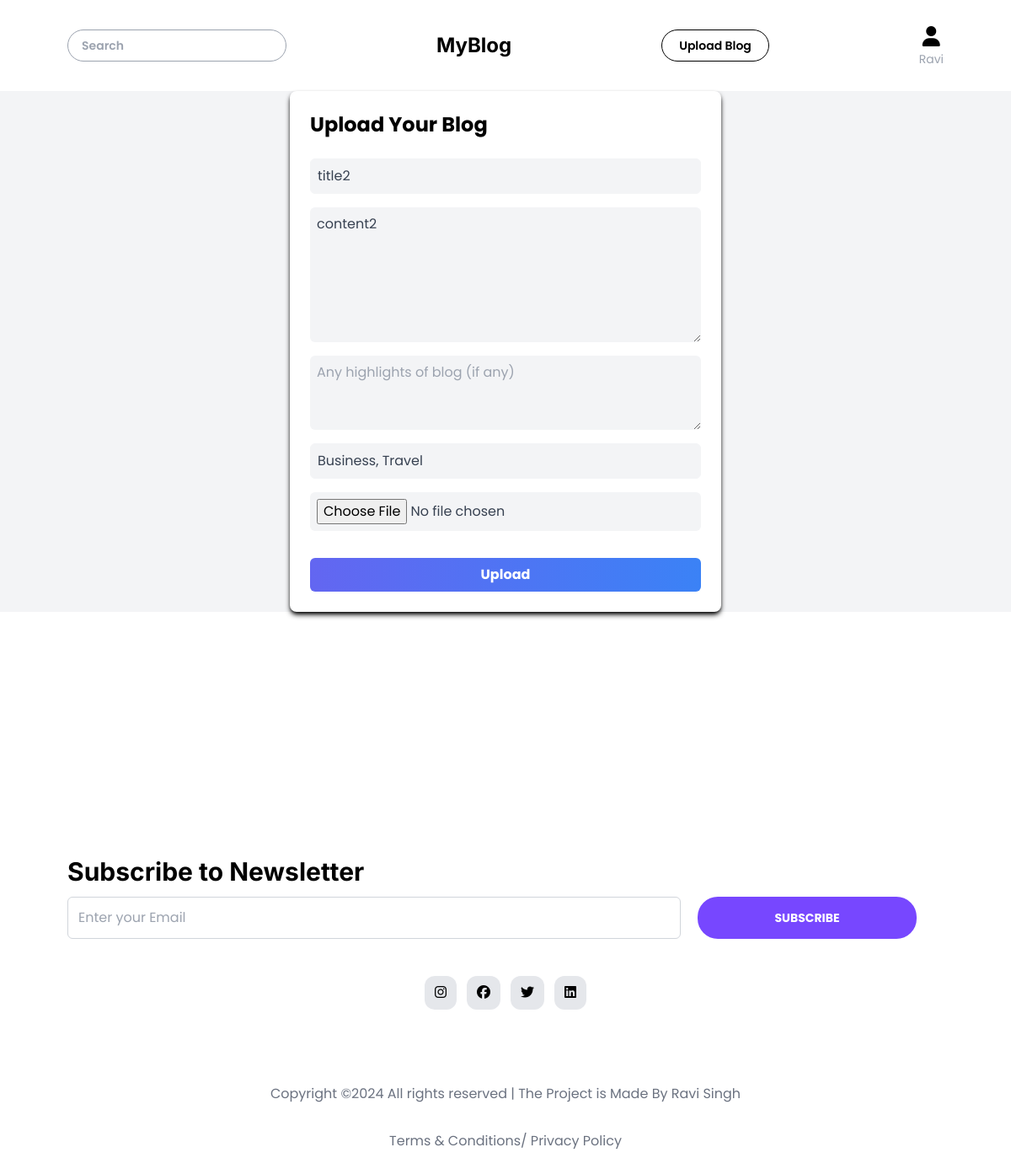
Page /update/3 (signed in) on the committed database.
### flask_blog/model.py (models this page shows, shortened)
class User(db.Model, UserMixin):
    id = db.Column(db.Integer, primary_key=True)
    firstname = db.Column(db.String(50), nullable=False)
    lastname = db.Column(db.String(50), nullable=False)
    username = db.Column(db.String(50), unique=True, nullable=False)
    email = db.Column(db.String(120), unique=True, nullable=False)
    phone = db.Column(db.Integer(), unique=True, nullable=False)
    profile_pic = db.Column(db.String(120), nullable=False, default='default_profile.jpg')
    cover_pic = db.Column(db.String(120), nullable=False, default='default_cover.jpg')
    password = db.Column(db.String(60), nullable=False)
    date_created = db.Column(db.DateTime, nullable=False, default=datetime.utcnow)
    blogs = db.relationship("Blog", backref = "author", lazy= True)

class Blog(db.Model):
    blog_id = db.Column(db.Integer, primary_key= True)
    blog_title = db.Column(db.String(200), nullable= False )
    blog_content = db.Column(db.String(2000), nullable= False )
    blog_img = db.Column(db.String(200), nullable= False )
    blog_highlights = db.Column(db.String(500), nullable= True )
    blog_category = db.Column(db.String(50), nullable= True )
    blog_user = db.Column(db.Integer, db.ForeignKey("user.id"), nullable= False)

### flask_blog/routes.py (the view, shortened to what this page needs)
@app.route("/update/<id>", methods=['GET', 'POST'])
def updatePost(id):
    updateBlog = Blog.query.filter_by(blog_id = id).first()
    return render_template("addBlog.html", blog= updateBlog)

### flask_blog/__init__.py (called while the page is built)
def create_app():
    from flask_blog import routes, model
    @app.before_request
    def make_session_permanent():
        session.permanent = True
    with app.app_context():
        db.create_all()
    return app

### flask_blog/model.py (called while the page is built)
@login_manager.user_loader
def load_user(user_id):
    return User.query.get(int(user_id))

### flask_blog/templates/addBlog.html
{% extends "base.html" %}
{% block body %}
<div class="flex flex-col items-center justify-center h-[90vh] bg-gray-100">
    <div class="w-full max-w-lg bg-white rounded-lg shadow-md shadow-black p-6">
      <h2 class="text-2xl font-bold  mb-6">Upload Your Blog</h2>
      <form class="flex flex-col" action="" enctype="multipart/form-data" method="post">
        <input name="title" value="{{blog.blog_title}}" placeholder="Blog Title" class="bg-gray-100 text-gray-700 border border-gray-100  rounded-md p-2 mb-4 focus:bg-gray-200 focus:outline-none focus:ring-1 focus:ring-blue-500 transition ease-in-out duration-150" type="text">
        <textarea name="content"  rows="6" placeholder="Blog Content" class="bg-gray-100 text-gray-700  rounded-md p-2 mb-4 focus:bg-gray-200 focus:outline-none focus:ring-1 focus:ring-blue-500 transition ease-in-out duration-150" name="cover_letter">{{blog.blog_content}}</textarea>
        <textarea name="highlight"  rows="3" placeholder="Any highlights of blog (if any)" class="bg-gray-100 text-gray-700  rounded-md p-2 mb-4 focus:bg-gray-200 focus:outline-none focus:ring-1 focus:ring-blue-500 transition ease-in-out duration-150" name="cover_letter">{{blog.blog_highlights}}</textarea>
        <input name="category" value="{{blog.blog_category}}"  placeholder="category" class="bg-gray-100 text-gray-700 border border-gray-100  rounded-md p-2 mb-4 focus:bg-gray-200 focus:outline-none focus:ring-1 focus:ring-blue-500 transition ease-in-out duration-150" type="text">
        <input name="blogPic" placeholder="Blog Image" class="bg-gray-100 text-gray-700  rounded-md p-2 mb-4 focus:bg-gray-600 focus:outline-none focus:ring-1 focus:ring-blue-500 transition ease-in-out duration-150" type="file">
        <button class="bg-gradient-to-r from-indigo-500 to-blue-500 text-white font-bold py-2 px-4 rounded-md mt-4 hover:bg-indigo-600 hover:to-blue-600 transition ease-in-out duration-150" type="submit">Upload</button>
      </form>
    </div>
  </div>
  {% endblock %}

### flask_blog/templates/base.html (shortened to what this page needs)
<!DOCTYPE html>
<html lang="en">
<head>
    <link rel="stylesheet" href="{{ url_for('static', filename ='output.css') }}">
    <link rel="stylesheet" href="https://cdnjs.cloudflare.com/ajax/libs/font-awesome/6.5.2/css/all.min.css"
 />
</head>
<body class="font-textFont">
    <nav class="flex bg-white justify-between px-20 py-7 shadow-sm shadow-gray-400 items-center">
        <form action="/search" class="w-[25%]" method="get">
        <input type="text" placeholder="Search" class="rounded-3xl text-sm w-full  font-semibold border border-gray-400 text-gray-500 px-4 py-2" name="search">
        </form>
        <h1 class="text-2xl text-center font-header font-bold">MyBlog</h1>
        <a href="/upload"><button class="bg-transparent border border-black rounded-3xl px-5 py-2 font-semibold text-sm">Upload Blog</button></a>
        <div class="flex flex-col justify-center items-center gap-0">
            {% if current_user.is_authenticated %}
            <a href="/profile/{{current_user.id}}"><h2 class="text-2xl hover:text-[#7747ff]" ><i class="fa-solid fa-user"></i></h2></a>
            <p class="text-sm text-gray-400 ">{{current_user.firstname}}</p>
            {% else %}
            <a href="/login"><h2 class="text-2xl hover:text-[#7747ff]" ><i class="fa-solid fa-user"></i></h2></a>
            <p class="text-sm text-gray-400 ">login</p>
            {% endif %}
        </div>
    </nav>
{% block body %}
{% endblock body %}
    <footer class="h-screen w-full">
        <div class="newsletter h-1/2 flex flex-col px-20 justify-end">
            <h2 class="font-bold text-3xl font-header">Subscribe to Newsletter</h2>
            <div class="email flex gap-5 py-3">
                <input type="text" class="w-[70%] border border-gray-300 p-3 rounded-md" placeholder="Enter your Email">
                <button
                    class="w-[25%] bg-[#7747ff] text-sm text-center text-white font-bold rounded-3xl">SUBSCRIBE</button>
            </div>
        </div>
        <div class="copyright h-1/2">
            <div class="social-media flex justify-center gap-3 py-8">
                <p class="p-2 px-3 bg-gray-200 rounded-xl hover:bg-[#7747ff] hover:text-white"><i
                        class="fa-brands fa-instagram"></i></p>
                <p class="p-2 px-3 bg-gray-200 rounded-xl hover:bg-[#7747ff] hover:text-white"><i
                        class="fa-brands fa-facebook"></i></p>
                <p class="p-2 px-3 bg-gray-200 rounded-xl hover:bg-[#7747ff] hover:text-white"><i
                        class="fa-brands fa-twitter"></i></p>
                <p class="p-2 px-3 bg-gray-200 rounded-xl hover:bg-[#7747ff] hover:text-white"><i
                        class="fa-brands fa-linkedin"></i></p>
            </div>
            <div class="copyrightText py-14 flex flex-col items-center gap-8">
                <p class="text-gray-500">Copyright ©2024 All rights reserved | The Project is Made By Ravi Singh</p>
                <p class="text-gray-500">Terms & Conditions/ Privacy Policy</p>
            </div>
        </div>
    </footer>
</body>
</html>

### rows in the picture
User: firstname "Ravi"
Blog: title "title2", content "content2", category "Business, Travel"
